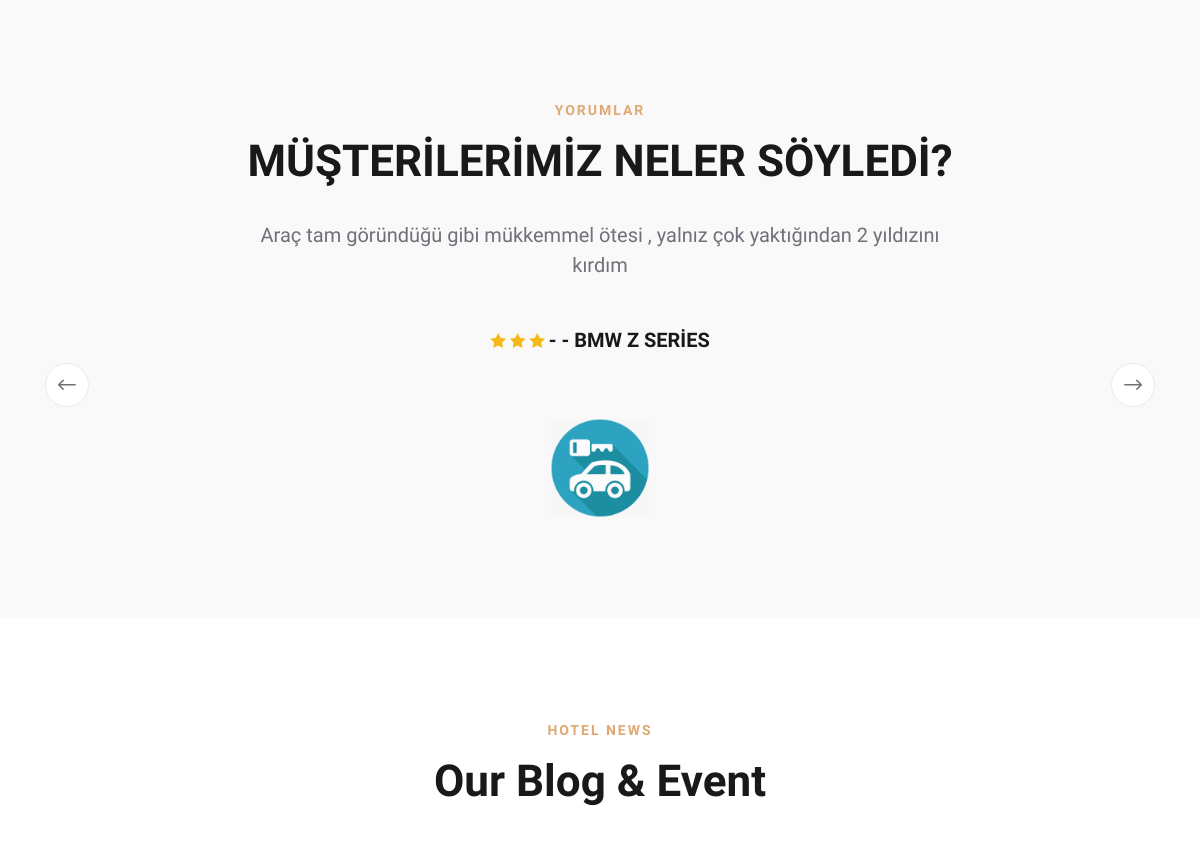
The app's page / (middle part), older data.
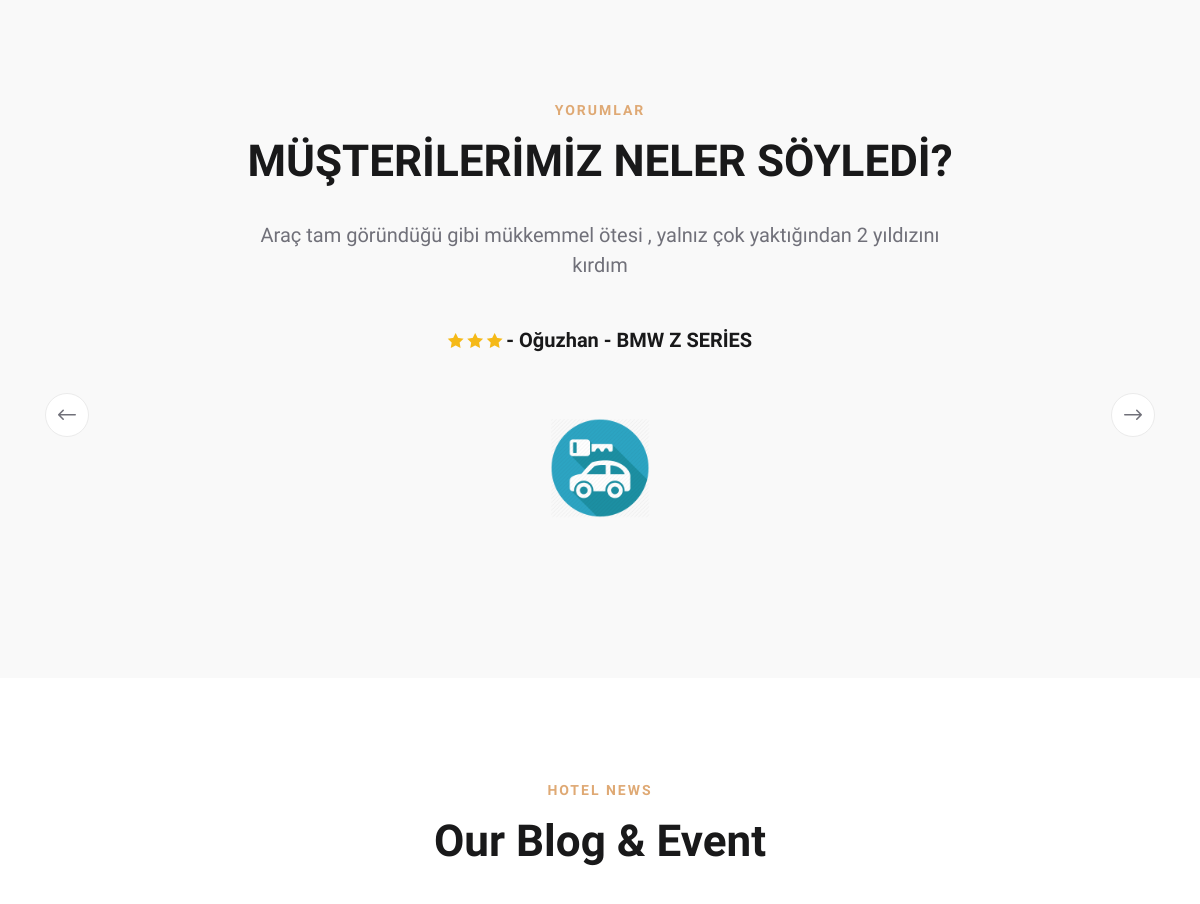
The same page, newer data.
### product/models.py (models this page shows, shortened)
class Comment (models.Model):
    STATUS = (
        ("New", "Yeni"),
        ("True", "Evet"),
        ("False", "Hayır"),
    )
    product = models.ForeignKey(Cars, on_delete=models.CASCADE)
    user = models.ForeignKey(User, on_delete=models.CASCADE)
    subject = models.CharField(max_length=50)
    comment = models.TextField(blank=True, max_length=255)
    rate = models.IntegerField(blank=True)
    status = models.CharField(max_length=10, choices=STATUS,default='New')
    ip = models.CharField(blank=True, max_length=20)
    create_at = models.DateTimeField(auto_now_add=True)
    update_at = models.DateTimeField(auto_now=True)

class Cars(models.Model):
    STATUS = (
        ("True", "Evet"),
        ("False","Hayır"),
    )
    category = models.ForeignKey(Category , on_delete=models.CASCADE)
    title = models.CharField(max_length=30)
    keywords = models.CharField(blank=True,max_length=255)
    description = models.CharField(blank=True,max_length=255)
    slug = models.SlugField(null=False,unique=True)
    image = models.ImageField(blank=True,upload_to="images/")
    price = models.FloatField()
    amount = models.IntegerField()
    detail = RichTextUploadingField(blank=True)
    status = models.CharField(blank=True,max_length=10,choices=STATUS)
    create_at = models.DateTimeField(auto_now_add=True)
    update_at = models.DateTimeField(auto_now=True)
    def __str__(self):
        return self.title
    def image_tag(self):
        return mark_safe('<img src="{}" height="50"/>'.format(self.image.url))
    image_tag.short_description = "Image"

### home/views.py (the view)
# urls.py: path('', views.index, name='index'),
def index(request):
    setting = Setting.objects.get(pk=1)
    category = Category.objects.all()
    lastproducts = Cars.objects.all().order_by('?')[:4]
    comments = Comment.objects.filter(status='True').order_by('?')
    current_user = request.user
    schopcart = ShopCart.objects.filter(user_id=current_user.id)
    total = 0
    adeturun = 0
    for rs in schopcart:
        total += rs.product.price * rs.quantity
        adeturun += rs.quantity
    context = {'setting': setting,
               'category': category,
               'lastproducts': lastproducts,
               'schopcart': schopcart ,
               'total': total,
               'adeturun': adeturun,
               'comments': comments,
               'page': 'home'}
    return render(request, 'index.html', context)

### home/templates/index.html (shortened to what this page needs)
{% extends "homebase.html" %}
 {% load static %}
{% block content %} {% include "content.html" %} {% endblock %}

### home/templates/content.html (shortened to what this page needs)
{% load static %}
    <section class="testimonial-section spad">
        <div class="container">
            <div class="row">
                <div class="col-lg-12">
                    <div class="section-title">
                        <span>YORUMLAR</span>
                        <h2>MÜŞTERİLERİMİZ NELER SÖYLEDİ?</h2>
                    </div>
                </div>
            </div>
            <div class="row">
                <div class="col-lg-8 offset-lg-2">
                    <div class="testimonial-slider owl-carousel">
                        {% for rs in comments %}
                        <div class="ts-item">
                            <p>{{ rs.comment }}</p>
                            <div class="ti-author">
                                <div class="rating">
                                    <i {% if rs.rate >= 1 %} class="icon_star" {% endif %}></i>
                                    <i {% if rs.rate >= 2 %} class="icon_star" {% endif %}></i>
                                    <i {% if rs.rate >= 3 %} class="icon_star" {% endif %}></i>
                                </div>
                                <h5> - {{rs.user.first_name}} - {{ rs.product }} </h5>
                            </div>
                           <img   src="{% static 'img/testimonial-logo.png'%}" style="height: 100px; width: 100px" alt="">
                        </div>
                        {% endfor %}
                          </div>
                </div>
            </div>
        </div>
    </section>
    <section class="blog-section spad">
        <div class="container">
            <div class="row">
                <div class="col-lg-12">
                    <div class="section-title">
                        <span>Hotel News</span>
                        <h2>Our Blog & Event</h2>
                    </div>
                </div>
            </div>
        </div>
    </section>

Row changes from the older to the newer data that the page shows:
changed through a linked row, Comment "BMW Z SERİES": user.first_name (not shown) → "Oğuzhan"
